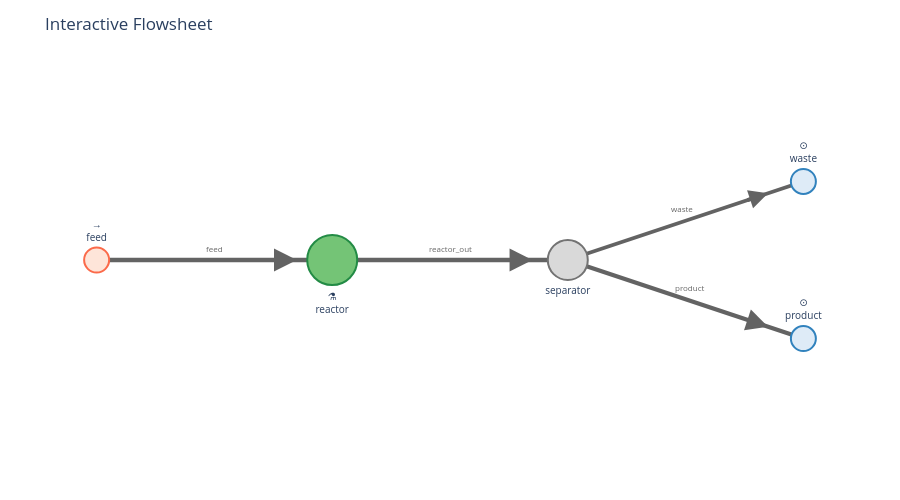

Write notebook code for a chart like this one.
### Markdown cell above
## 3. Interactive Features

The visualization is fully interactive:

- **Zoom**: Scroll or pinch to zoom in/out
- **Pan**: Drag to move around
- **Tooltips**: Hover over nodes to see unit parameters, hover over edges to see stream data
- **Toolbar**: Use the toolbar on the right for reset, download, etc.

### Code cell
# Render with more options
fig = render_flowsheet(
    graph,
    title="Interactive Flowsheet",
    width=900,
    height=500,
    show_stream_labels=True,
    edge_width_scale=2.0,  # Scale edge width by flow rate
)
fig

### Figure 1 — Plotly figure (JSON) as saved in the notebook; plotly's stock layout.template omitted (floating-point values rounded to 4 significant figures)
{"data": [{"hoverinfo": "text", "hovertext": "<b>Stream: feed</b><br>_feed_feed:out → reactor:in<br>T: 350.0 K<br>P: 101.3 kPa<br><br><b>Flows:</b><br>  A: 100<br>  B: 0<br>  C: 0", "line": {"color": "#636363", "width": 4.577}, "mode": "lines", "showlegend": false, "type": "scatter", "x": [0, 150], "y": [0, 0]}, {"hoverinfo": "text", "hovertext": "<b>Stream: reactor_out</b><br>reactor:out → separator:in<br>T: 350.0 K<br>P: 101.3 kPa<br><br><b>Flows:</b><br>  A: 85.29<br>  B: 14.71<br>  C: 0", "line": {"color": "#636363", "width": 4.577}, "mode": "lines", "showlegend": false, "type": "scatter", "x": [150, 300], "y": [0, 0]}, {"hoverinfo": "text", "hovertext": "<b>Stream: product</b><br>separator:out → _product_product:in<br>T: 350.0 K<br>P: 101.3 kPa<br><br><b>Flows:</b><br>  A: 59.71<br>  B: 10.29<br>  C: 0", "line": {"color": "#636363", "width": 4.342}, "mode": "lines", "showlegend": false, "type": "scatter", "x": [300, 450], "y": [0, -50]}, {"hoverinfo": "text", "hovertext": "<b>Stream: waste</b><br>separator:out → _product_waste:in<br>T: 350.0 K<br>P: 101.3 kPa<br><br><b>Flows:</b><br>  A: 25.59<br>  B: 4.412<br>  C: 0", "line": {"color": "#636363", "width": 3.789}, "mode": "lines", "showlegend": false, "type": "scatter", "x": [300, 450], "y": [0, 50]}, {"hoverinfo": "text", "hovertext": ["<b>feed</b><br>Type: feed"], "marker": {"color": "#fee5d9", "line": {"color": "#fb6a4a", "width": 2}, "size": 25, "symbol": "circle"}, "mode": "markers+text", "name": "feed", "text": ["→<br>feed"], "textfont": {"size": 10}, "textposition": "top center", "type": "scatter", "x": [0], "y": [0]}, {"hoverinfo": "text", "hovertext": ["<b>reactor</b><br>Type: CSTR"], "marker": {"color": "#74c476", "line": {"color": "#238b45", "width": 2}, "size": 50, "symbol": "circle"}, "mode": "markers+text", "name": "CSTR", "text": ["⚗<br>reactor"], "textfont": {"size": 10}, "textposition": "bottom center", "type": "scatter", "x": [150], "y": [0]}, {"hoverinfo": "text", "hovertext": ["<b>separator</b><br>Type: simple_split"], "marker": {"color": "#d9d9d9", "line": {"color": "#737373", "width": 2}, "size": 40, "symbol": "circle"}, "mode": "markers+text", "name": "simple_split", "text": ["separator"], "textfont": {"size": 10}, "textposition": "bottom center", "type": "scatter", "x": [300], "y": [0]}, {"hoverinfo": "text", "hovertext": ["<b>product</b><br>Type: product", "<b>waste</b><br>Type: product"], "marker": {"color": "#deebf7", "line": {"color": "#3182bd", "width": 2}, "size": 25, "symbol": "circle"}, "mode": "markers+text", "name": "product", "text": ["⊙<br>product", "⊙<br>waste"], "textfont": {"size": 10}, "textposition": "top center", "type": "scatter", "x": [450, 450], "y": [-50, 50]}], "layout": {"annotations": [{"arrowcolor": "#636363", "arrowhead": 2, "arrowsize": 1, "arrowwidth": 4.577, "ax": 112.5, "axref": "x", "ay": 0, "ayref": "y", "showarrow": true, "x": 127.5, "xref": "x", "y": 0, "yref": "y"}, {"font": {"color": "#666", "size": 8}, "showarrow": false, "text": "feed", "x": 75, "y": 7.5}, {"arrowcolor": "#636363", "arrowhead": 2, "arrowsize": 1, "arrowwidth": 4.577, "ax": 262.5, "axref": "x", "ay": 0, "ayref": "y", "showarrow": true, "x": 277.5, "xref": "x", "y": 0, "yref": "y"}, {"font": {"color": "#666", "size": 8}, "showarrow": false, "text": "reactor_out", "x": 225, "y": 7.5}, {"arrowcolor": "#636363", "arrowhead": 2, "arrowsize": 1, "arrowwidth": 4.342, "ax": 412.5, "axref": "x", "ay": -37.5, "ayref": "y", "showarrow": true, "x": 427.5, "xref": "x", "y": -42.5, "yref": "y"}, {"font": {"color": "#666", "size": 8}, "showarrow": false, "text": "product", "x": 377.5, "y": -17.5}, {"arrowcolor": "#636363", "arrowhead": 2, "arrowsize": 1, "arrowwidth": 3.789, "ax": 412.5, "axref": "x", "ay": 37.5, "ayref": "y", "showarrow": true, "x": 427.5, "xref": "x", "y": 42.5, "yref": "y"}, {"font": {"color": "#666", "size": 8}, "showarrow": false, "text": "waste", "x": 372.5, "y": 32.5}], "dragmode": "pan", "height": 500, "hovermode": "closest", "margin": {"b": 40, "l": 40, "r": 40, "t": 60}, "modebar": {"bgcolor": "rgba(255,255,255,0.8)", "orientation": "v"}, "plot_bgcolor": "white", "showlegend": false, "title": {"text": "Interactive Flowsheet"}, "width": 900, "xaxis": {"scaleanchor": "y", "scaleratio": 1, "showgrid": false, "showticklabels": false, "zeroline": false}, "yaxis": {"showgrid": false, "showticklabels": false, "zeroline": false}}}
